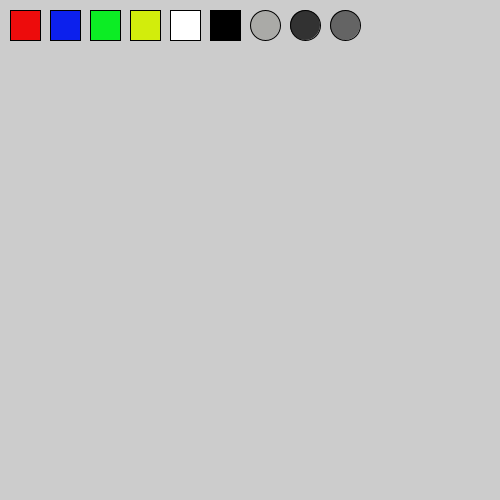
Frame 1 (no input)
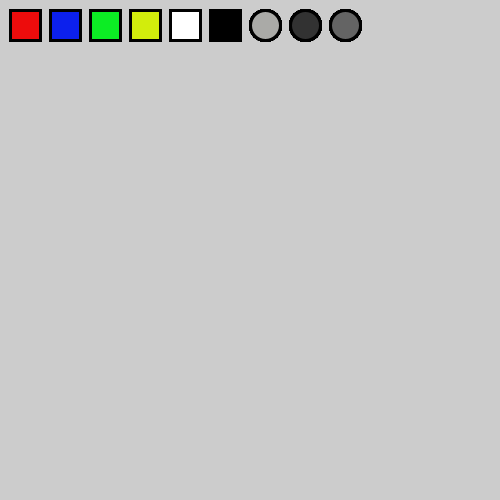
Frame 60 (the mouse pressed at the canvas centre just before this capture)
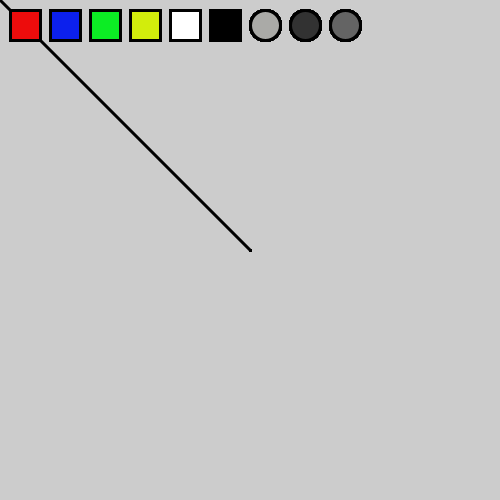
Frame 120 (the mouse held since frame 60 and released just before this capture)

The Processing sketch that drew these frames (run headless with seeded random() and noise(); from frame 60 on, the mouse is pressed at the canvas centre):

// Processing sketch: processing_26695
// ── processing_26695.pde

//red
color but1 = #ED0C0C;
//blue
color but2 = #0C20ED;
//green
color but3 = #0CED24;
//yellow
color but4 = #D2ED0C;
//white
color but5 = #FFFFFF;
//Black
color but6 = #000000;
//redo
color but7 = #AAAAA7;
color shade = #000000;
float oldx, oldy;

void setup()
{
  smooth();
  size(500,500);
  frameRate(500);
}

void draw()
{
  //background(200);
  //release the buttons!!!
  fill (but1);
  rect (10,10,30,30);
  fill (but2);
  rect(50,10,30,30);
  fill (but3);
  rect (90,10,30,30);
  fill (but4);
  rect (130,10,30,30);
  fill (but5);
  rect (170,10,30,30);
  fill (but6);
  rect (210,10,30,30);
  ellipseMode (CORNER);
  fill (but7);
  ellipse (250,10,30,30);
  fill(50,50,50);
  ellipse (290,10,30,30);
  fill(100,100,100);
  ellipse (330,10,30,30);



  //make the thing draw!!!!!
  stroke(shade);
  strokeWeight(3);
  if(mousePressed) 
  {
    line (mouseX, mouseY, oldx, oldy);
   
  }   

  //now create the button part thingy

  if(mousePressed) 
  {
    if(mouseY > 5 && mouseY < 35) 
    {
      if(mouseX > 5  && mouseX < 35) 
      { 
        shade = but1;
      }
      else if(mouseX > 50 && mouseX < 80) 
      {  
       shade = but2;
      }
      else if(mouseX > 90 && mouseX < 120) 
      { 
        shade = but3;
      }
      else if(mouseX > 130 && mouseX < 160)
      {  
        shade = but4;
      }
      else if(mouseX > 170 && mouseX < 200)
      {  
        shade = but5;
      }
      else if(mouseX > 210 && mouseX < 240)
      {  
        shade = but6;
      }
      else if(mouseX > 250 && mouseX < 280)
      {  
        background(200);
      }
      else if(mouseX > 290 && mouseX < 330)
      {  
        frameRate(3);
      }
      else if(mouseX > 330 && mouseX < 360)
      {  
        frameRate(500);
      }
    }
  }
  oldx=mouseX;
      oldy=mouseY;
}
